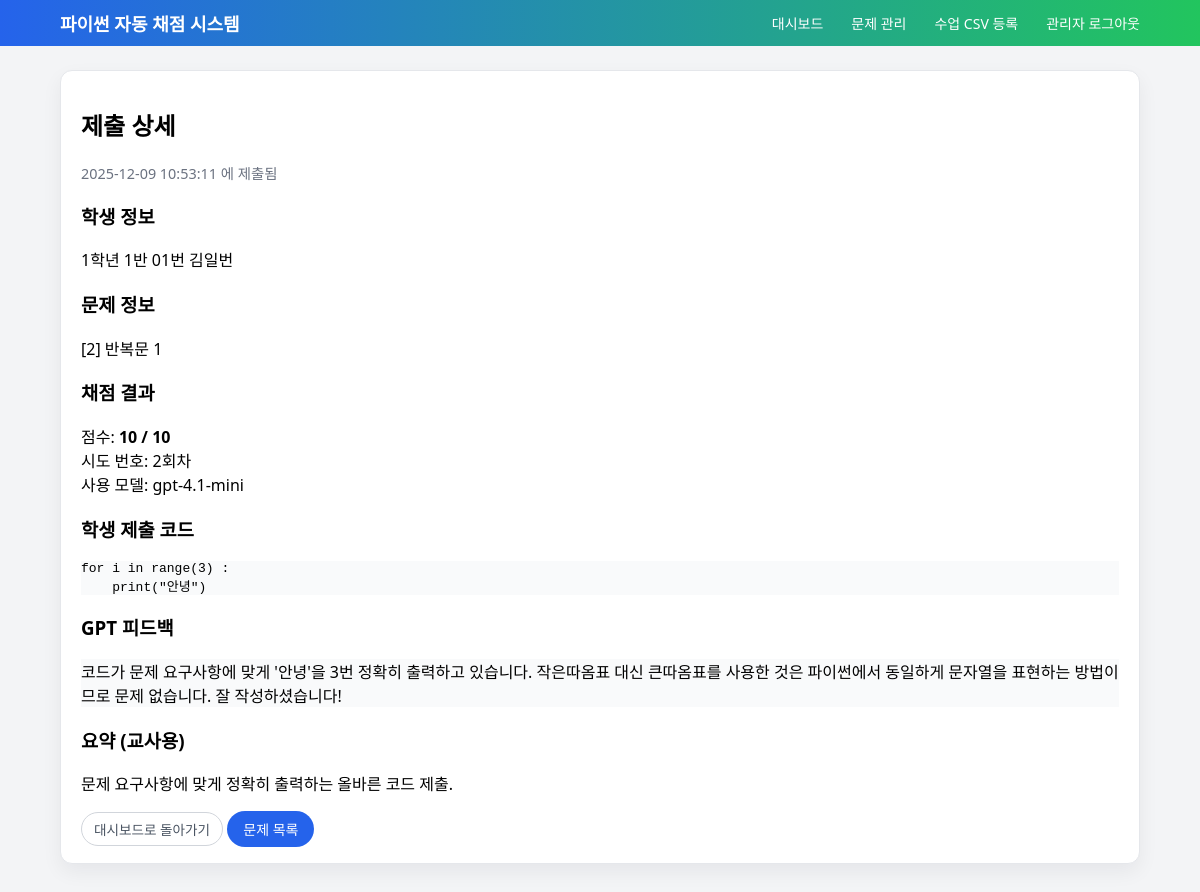
Screenshot of /admin/submission/4 (signed in) with the database file from the repository.
### models.py (models this page shows, shortened)
class Submission(db.Model):
    id = db.Column(db.Integer, primary_key=True)
    student_id = db.Column(
        db.Integer, db.ForeignKey("student.id"), nullable=False
    )
    problem_id = db.Column(
        db.Integer, db.ForeignKey("problem.id"), nullable=False
    )
    code = db.Column(db.Text, nullable=False)
    score = db.Column(db.Integer, nullable=True)
    max_score = db.Column(db.Integer, nullable=True)
    feedback = db.Column(db.Text, nullable=True)
    summary = db.Column(db.Text, nullable=True)
    attempt_no = db.Column(db.Integer, nullable=True)        # 몇 번째 시도인지
    gpt_model = db.Column(db.String(100), nullable=True)
    created_at = db.Column(db.DateTime, default=datetime.utcnow)

class Student(db.Model):
    id = db.Column(db.Integer, primary_key=True)
    grade = db.Column(db.Integer, nullable=False)
    class_no = db.Column(db.Integer, nullable=False)
    student_no = db.Column(db.Integer, nullable=False)
    name = db.Column(db.String(50), nullable=False)
    created_at = db.Column(db.DateTime, default=datetime.utcnow)
    submissions = db.relationship("Submission", backref="student", lazy=True)
    enrollments = db.relationship("Enrollment", backref="student", lazy=True)

class Problem(db.Model):
    id = db.Column(db.Integer, primary_key=True)
    title = db.Column(db.String(200), nullable=False)
    description = db.Column(db.Text, nullable=False)
    sample_input = db.Column(db.Text, nullable=True)
    sample_output = db.Column(db.Text, nullable=True)
    answer_code = db.Column(db.Text, nullable=False)
    rubric = db.Column(db.Text, nullable=False)
    is_open = db.Column(db.Boolean, default=False)
    max_score = db.Column(db.Integer, default=10)
    created_at = db.Column(db.DateTime, default=datetime.utcnow)
    updated_at = db.Column(
        db.DateTime, default=datetime.utcnow, onupdate=datetime.utcnow
    )
    submissions = db.relationship("Submission", backref="problem", lazy=True)

### app.py (the view)
    @app.route("/admin/submission/<int:submission_id>")
    @admin_login_required
    def admin_submission_detail(submission_id):
        sub = Submission.query.get_or_404(submission_id)
        return render_template("admin/submission_detail.html", submission=sub)

### app.py (called while the page is built)
def admin_login_required(f):
    @wraps(f)
    def wrapper(*args, **kwargs):
        if "admin_id" not in session:
            flash("관리자 로그인이 필요합니다.")
            return redirect(url_for("admin_login"))
        return f(*args, **kwargs)
    return wrapper

### templates/admin/submission_detail.html (shortened to what this page needs)
{% extends "base.html" %}
{% block content %}
<div class="card">
  <h2>제출 상세</h2>
  <p class="text-muted" style="margin-bottom:12px;">
    {{ submission.created_at.strftime("%Y-%m-%d %H:%M:%S") }} 에 제출됨
  </p>
  <h3 class="subheading">학생 정보</h3>
  <p>
    {{ submission.student.grade }}학년
    {{ submission.student.class_no }}반
    {{ "%02d"|format(submission.student.student_no) }}번
    {{ submission.student.name }}
  </p>
  <h3 class="subheading">문제 정보</h3>
  <p>
    [{{ submission.problem.id }}] {{ submission.problem.title }}
  </p>
  <h3 class="subheading">채점 결과</h3>
  <p>
    점수: <strong>{{ submission.score }} / {{ submission.max_score }}</strong><br>
    시도 번호: {{ submission.attempt_no or 1 }}회차<br>
    사용 모델: {{ submission.gpt_model or "알 수 없음" }}
  </p>
  <h3 class="subheading">학생 제출 코드</h3>
  <pre class="code-block"><code>{{ submission.code | e }}</code></pre>
  <h3 class="subheading">GPT 피드백</h3>
  <div class="code-block">
    {{ submission.feedback | e | replace('\n', '<br>') | safe }}
  </div>
  {% if submission.summary %}
    <h3 class="subheading">요약 (교사용)</h3>
    <p>{{ submission.summary }}</p>
  {% endif %}
  <div style="margin-top:16px;">
    <a href="{{ url_for('admin_dashboard') }}" class="btn btn-secondary">
      대시보드로 돌아가기
    </a>
    <a href="{{ url_for('admin_problem_list') }}" class="btn">
      문제 목록
    </a>
  </div>
</div>
{% endblock %}

### static/css/main.css (style rules this page uses)
body { font-family: system-ui, -apple-system, BlinkMacSystemFont, sans-serif; margin: 0; background: #f3f4f6; }
.card { background: #fff; border-radius: 12px; padding: 16px 20px; box-shadow: 0 10px 30px rgba(15, 23, 42, 0.08); margin-bottom: 16px; }
.btn { display: inline-block; padding: 8px 14px; border-radius: 999px; border: none; background: #2563eb; color: #fff; text-decoration: none; font-size: 0.9rem; cursor: pointer; }
.btn-secondary { background: #6b7280; }
.text-muted { color: #6b7280; font-size: 0.9rem; }
.code-block { background: #f9fafb }
body { margin: 0; font-family: system-ui, -apple-system, BlinkMacSystemFont, "Segoe UI", sans-serif; background: #f3f4f6; }
.card { background: white; border-radius: 16px; padding: 20px 24px; box-shadow: 0 15px 35px rgba(15, 23, 42, 0.08); }
.btn { display: inline-block; border-radius: 999px; border: none; background: #2563eb; color: white; padding: 8px 16px; font-size: 14px; cursor: pointer; text-decoration: none; }
.btn-secondary { background: #4b5563; }
.card { background: #ffffff; border-radius: 12px; padding: 16px 20px; box-shadow: 0 8px 20px rgba(15, 23, 42, 0.06); border: 1px solid #e5e7eb; }
.btn-secondary { display: inline-flex; align-items: center; gap: 4px; padding: 6px 12px; border-radius: 999px; border: 1px solid #d1d5db; background: #ffffff; color: #4b5563; font-size: 0.85rem; text-decoration: none; box-shadow: none; cursor: pointer; transition: background-color 0.15s ease, border-color 0.15s ease, color 0.15s ease, transform 0.05s ease; }

### rows the page displays
Submission: created_at "2025-12-09 10:53:11", score "10", max_score "10", attempt_no "2", gpt_model "gpt-4.1-mini", code "for i in range(3) : print(\"안녕\")", feedback "코드가 문제 요구사항에 맞게 '안녕'을 3번 정확히 출력하고 있습니다. 작은따옴표 대신 큰따옴표를 사용한 것은 파이썬에서 동일하게 문자열을 표현하는 방법이므로 문제 없습니다. 잘 작성하셨습니다!", summary "문제 요구사항에 맞게 정확히 출력하는 올바른 코드 제출."
Student: student.grade "1", student.class_no "1", student.student_no "01", student.name "김일번"
Problem: problem.id "2", problem "반복문 1"
